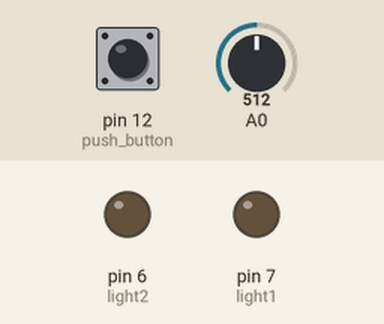
The sketch below on a simulated Arduino Uno, built with avr-gcc and run on an emulated ATmega328P. Parts: output pins drawn as LEDs (lit = HIGH). Inputs (shaded band) come from the test bench; at power-on: pin 12 (push_button) LOW, A0 = 512. What the sketch prints to the serial monitor is not drawn.

Above: at 1.2 s.
1.3 s: pin 12 (push_button) pulled HIGH for 0.15 s
At 2.0 s:
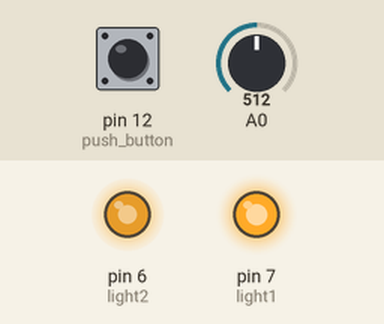
2.9 s: A0 set to 834
4.4 s: A0 set to 861
At 5.3 s:
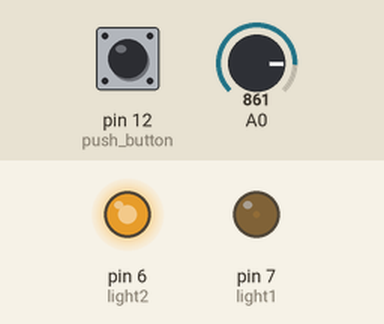
6.2 s: A0 set to 840
At 7.1 s:
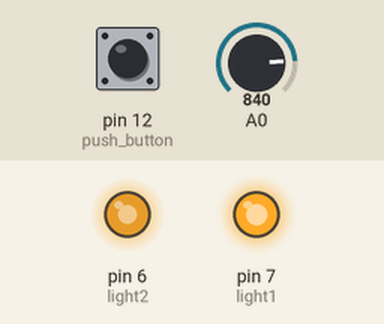
7.7 s: pin 12 (push_button) pulled HIGH for 1 s
At 7.96 s:
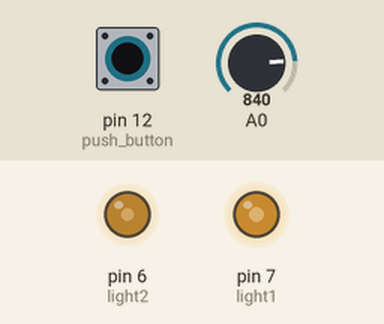
10.7 s: A0 set to 860
At 12.5 s:
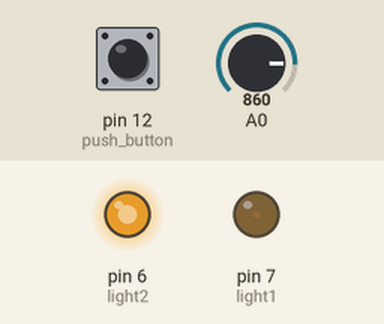
Timing chart, 0 to 13.5 s (numbered marks = the images above; inputs shaded):
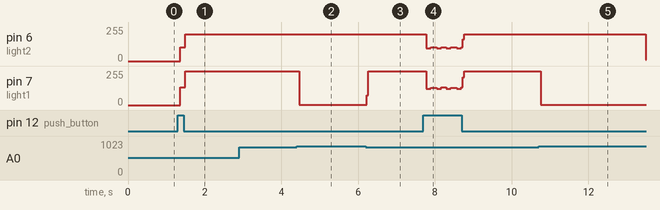

Measured:
- the behaviour switches between 850 and 851 on A0 (found by bisection; images 1 and 2)
- after the input at 1.3 s, pin 6 (light2): 0/255 → 104/255 after 0.07 s, → 200/255 0.12 s later; pin 7 (light1): 0/255 → 133/255 after 0.07 s, → 255/255 0.12 s later
- after the input at 4.4 s, pin 7 (light1): 255/255 → 1/255 after 0.06 s
- after the input at 6.2 s, pin 6 (light2): stays 200/255 (without the input it goes to 10/255 after 1.5 s); pin 7 (light1): 1/255 → 255/255 at once
- after the input at 7.7 s, pin 6 (light2): 200/255 → 96/255 after 0.07 s, → 102/255 0.12 s later, → 96/255 0.16 s later, → 104/255 0.12 s later, … (10 changes in this stretch); pin 7 (light1): 255/255 → 122/255 after 0.07 s, → 130/255 0.12 s later, → 122/255 0.16 s later, → 133/255 0.12 s later, … (10 changes in this stretch)
- after the input at 10.7 s, pin 6 (light2): 200/255 → 10/255 after 2.8 s; pin 7 (light1): 255/255 → 1/255 after 0.06 s

The sketch:

two_lights_button_photoresistor.ino
```cpp
//initialize used ports = easier to work with
//
int push_button = 12;
int light1 = 7;
int light2 = 6;
int pressed = 0;
int c = 0;
void setup() {
  // put your setup code here, to run once:

  pinMode(push_button, INPUT);
  pinMode(light1, OUTPUT);
  pinMode(light2, OUTPUT);
  pinMode(A0, INPUT);
  Serial.begin(9600);
}

void loop() {
  // put your main code here, to run repeatedly:
  int button_state = digitalRead(push_button); //button only has on and off options
  int photo_state = analogRead(A0); //photoresistor has a range of values and I want to know what it actually is
  Serial.println(analogRead(A0)); //print photoresistor values to check whats it is detecting
  //delay(1);
  if (button_state) //if the button is pushed
  {
    pressed = 1; //the state for pressed is recorded
    c++; //add a counter

  }
  if (c % 2 == 0) //all divisible by 2 with no remainder = off state
  {
    pressed = 0;

  }
  if (pressed)
  {
    analogWrite(light1, 200); //the lights will be bright
    analogWrite(light2, 200);
    if (photo_state > 850)
    {
      analogWrite(light1, 10); //the lights will be dim
      analogWrite(light2, 10);
    }
  }
  else //if the button is not pushed the lights will be off.
  {
    analogWrite(light1, 0);
    analogWrite(light2, 0);
    }
}
```
